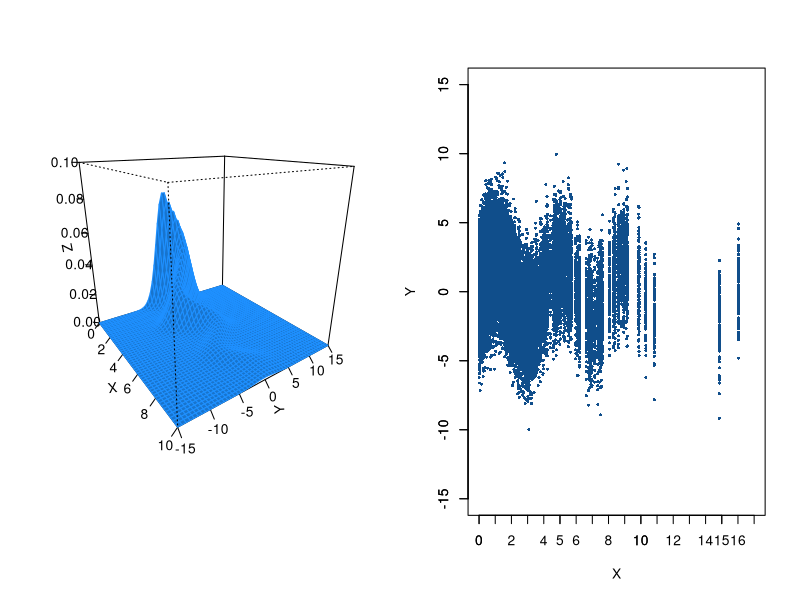

Here is the R script that generated this plot:
# __________________________________________________________________________________________________
# 
# autor: Pedro Guarderas
# email: ajusworkopensource@gmail.com
# file: session_4.R
# 
# This program is free software; you can redistribute it and/or modify it under the 
# terms of the GNU General Public License as published by the Free Software Foundation; 
# either version 2 of the License, or (at your option) any later version.
# __________________________________________________________________________________________________
# 

#___________________________________________________________________________________________________
# Estudio de la desigualdad de Chebyshev P( | X - E[X] | > t ) <= Var[X] / t^2
m<-1000
n<-200
p<-0.4
x<-rbinom( m, n, p )
t<-5
Ex<-mean(x)
Vx<-var(x)
xmEx<-abs( x - Ex )
xmExgt<-xmEx[ xmEx > t ]
Pr<-length( xmExgt ) / m

# Verificación de la desigualdad a partir de la muestra
print( Pr < Vx / (t^2) )

# Verificación teórica
print( 1 - ( pbinom( Ex + t, n, p ) - pbinom( Ex - t, n, p ) ) < n * p * ( 1 - p ) / (t^2) )

rm( list = ls () )

#___________________________________________________________________________________________________
# Ley de los grandes números y muestreo
e<-0.1
EX<-0.5
VX<-1/12

# P( | mX - E[X] | > e ) <= V[mX]/ n * e^2
# Despejando el tamaño de la muestra

n<-VX / ( ( 1 - ( punif( EX + e ) - punif( EX - e ) ) ) * e^2 )
n<-ceiling(n)

m<-1000
x<-matrix( runif( n * m ), n, m )
Ex<-colMeans( x )
Vx<-apply( x, c(2), FUN = var )
difE<-abs( Ex - EX )
sum( difE > e ) / m

VX / ( n * e^2 )

#___________________________________________________________________________________________________
# Esperanza condicional condicional
m<-400
n<-100
s<-2.0
l<-0.4
x<-rexp( m, rate = l )
J<-NULL
for ( i in 1:m ) {
  J<-rbind( J, data.frame( x = x[i], y = rnorm( n,  2 * sin( pi * x[i] / 2.0 ), s ) ) )
}
rm(i)

# Media de E[y] y media de E[y|x]
Ey<-mean( J$y )
Ey_x<-aggregate( y ~ x, data = J, FUN = mean )
EEy_x<-mean( Ey_x$y )

# Verificando que E[y] y E[E[y|x]] son casi iguales
print( abs( EEy_x - Ey ) )

# Variaza de y
Vy<-var( J$y )
VEy_x<-var( Ey_x$y )
Vy_x<-aggregate( y ~ x, data = J, FUN = var )
EVy_x<-mean( Vy_x$y )

# Verificando que Var[y] y Var[E[y|x]] + E[Var(y|x)] son casi iguales
print( abs( Vy - ( VEy_x + EVy_x ) ) )

# Imágenes
X<-seq( 0, 10, length.out = 50 )
Y<-seq( -15, 15, length.out = 50 )
condist<-function( x, y ) {
  return( dnorm( y, 2 * sin( pi * x / 2.0 ), s ) * dexp( x, l ) )
}
Z<-outer( X, Y, condist )

# pdf('condicional.pdf', width = 20, height = 8 )
layout( matrix(c(1,2,1,2), 2, 2, byrow = TRUE) )
persp( X, Y, Z, theta = 55, phi = 20, col = 'dodgerblue3', border = 'dodgerblue1', 
       xlim = c(0, 10 ), ylim = c(-15,15), zlim = c(0,0.1), ticktype = 'detailed' )
plot( J$x, J$y, col = 'dodgerblue4', pch = 16, cex = 0.5, xlab = 'X', ylab = 'Y',
      xlim = c( 0, ceiling( max(x) ) ), ylim = c( -15, 15 ) )
axis(side = 1, at = seq(0,ceiling( max(x) ),1) )
axis(side = 2, at = seq(-15,15,5) )
# dev.off()
